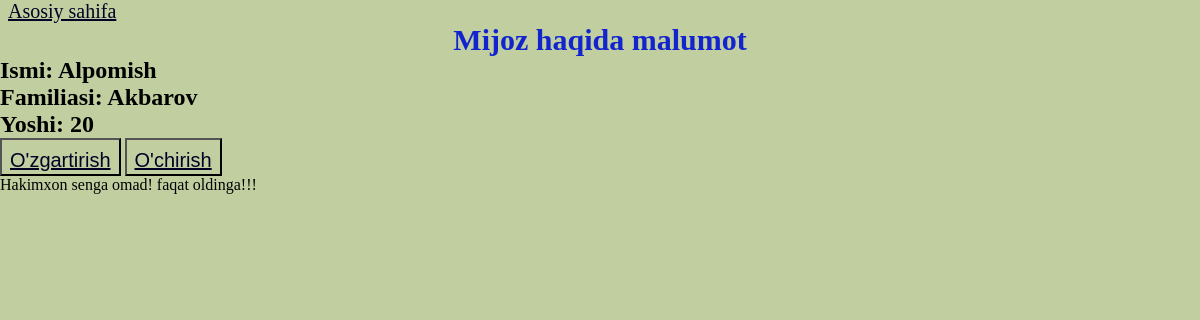
The app's page /leads/1/ with its own data.
### leads/models.py (models this page shows, shortened)
class Lead(models.Model):
  fristName = models.CharField(max_length=20)
  lastName = models.CharField(max_length=20)
  age = models.IntegerField(default=0)
  email = models.EmailField(max_length=50)
  agent = models.ForeignKey("Agent", blank = True, on_delete=models.CASCADE)

### leads/views.py (the view)
# urls.py: path('<int:pk>/', leads_detail),
def leads_detail(request, pk):
  lead = get_object_or_404(models.Lead, id=pk)
  context = {
    "lead": lead
  }
  return render(request, 'details.html', context)

### template/details.html (shortened to what this page needs)
<!DOCTYPE html>
<html lang="en">
<head>
  <link rel="stylesheet" href="/static/css/main.css">
</head>
<body>
  <a href="/leads">Asosiy sahifa</a>
  <h1>Mijoz haqida malumot</h1>
  <h2> Ismi: {{lead.fristName}} </h2>
  <h2> Familiasi: {{lead.lastName}}  </h2>
  <h2> Yoshi: {{lead.age}}  </h2>
  <button>
    <a href="/leads/{{ lead.pk }}/update">O'zgartirish</a>
  </button>
  <button>
    <a href="/leads/{{ lead.pk }}/delete">O'chirish</a>
  </button>
  <p>
    Hakimxon senga omad! faqat oldinga!!!
  </p>
</body>
</html>

### static/css/main.css (style rules this page uses)
* { margin: 0; padding: 0; background: rgb(193, 207, 160); }
h1 { text-align: center; color: rgb(17, 36, 206); font-size: 30px; }
a { font-size: 20px; margin: 8px; text-align: center; color: rgb(1, 2, 37); background: none; }
label, input, select, button { font-size: 30px; }

### records on screen
Lead: fristName "Alpomish", lastName "Akbarov", age "20"
